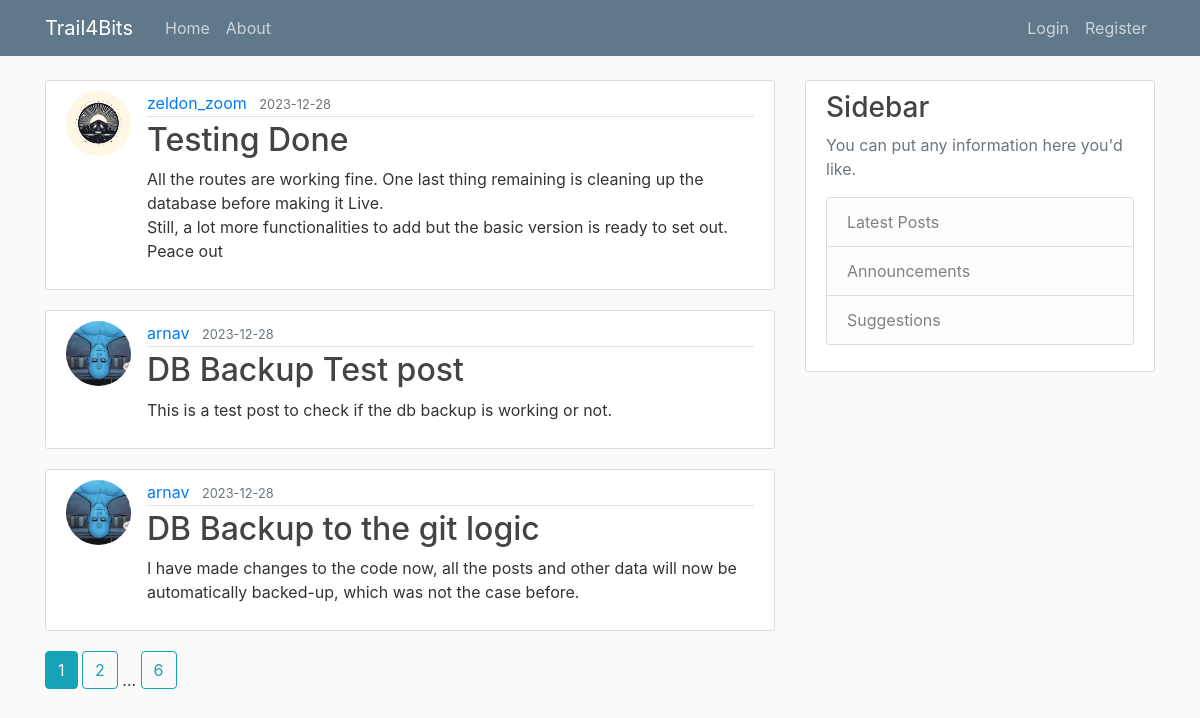
The page /home on the database its author committed.
### flaskblog/models.py (models this page shows, shortened)
class Post(db.Model):
    id=db.Column(db.Integer, primary_key=True)
    title= db.Column(db.String(120), nullable=False)
    content= db.Column(db.Text, nullable=False)
    date_posted= db.Column(db.DateTime, nullable=False, default=datetime.utcnow)
    user_id= db.Column(db.Integer, db.ForeignKey('user.id'), nullable=False)

class User(db.Model, UserMixin):
    id=db.Column(db.Integer, primary_key=True, )
    username= db.Column(db.String(20), unique=True, nullable=False )
    email=db.Column(db.String(120), nullable=False)
    image_file=db.Column(db.String(120), nullable=False, default='default.jpg')
    password=db.Column(db.String(60), nullable=False)
    posts=db.relationship('Post', backref='author', lazy=True)

### flaskblog/main/routes.py (the view)
@main.route("/")
@main.route("/home")
def home():
    page=request.args.get('page', 1, type=int)
    posts  = Post.query.order_by(Post.date_posted.desc()).paginate(per_page=3 , page=page)
    return render_template('home.html', posts=posts, title='Home')

### flaskblog/templates/home.html
{% extends "layout.html"%}
{% block content %}
    {% for post in posts%}
    <article class="media content-section">
        <img class="rounded-circle article-img" src="{{ url_for('static', filename='Profile_Pictures/' + post.author.image_file) }} ">
        <div class="media-body">
          <div class="article-metadata">
            <a class="mr-2" href="{{ url_for('users.user_posts', username=post.author.username) }}">{{ post.author.username}}</a>
            <small class="text-muted">{{ post.date_posted.strftime('%Y-%m-%d') }}</small>
          </div>
          <h2><a class="article-title" href="{{ url_for('posts.post', post_id=post.id) }}">{{ post.title }}</a></h2>
          <p class="article-content">{{ post.content }}</p>
        </div>
    </article>
    {% endfor %}
    {% for page_num in posts.iter_pages(left_edge=1, right_edge=1, left_current=1, right_current=1) %}
      {% if page_num %}
        {% if posts.page == page_num %}
          <a class="btn btn-info mb-4" href="{{ url_for('main.home', page=page_num) }}">{{ page_num }}</a>
        {% else %}
          <a class="btn btn-outline-info mb-4" href="{{ url_for('main.home', page=page_num) }}">{{ page_num }}</a>
        {% endif %}
      {% else %}
        ...
      {% endif %}
    {% endfor %}
{% endblock content%}

### flaskblog/static/main.css (style rules this page uses)
body { background: #fafafa; color: #333333; margin-top: 5rem; }
h1, h2, h3, h4, h5, h6 { color: #444444; }
.content-section { background: #ffffff; padding: 10px 20px; border: 1px solid #dddddd; border-radius: 3px; margin-bottom: 20px; }
.article-title { color: #444444; }
.article-content { white-space: pre-line; }
.article-img { height: 65px; width: 65px; margin-right: 16px; }
.article-metadata { padding-bottom: 1px; margin-bottom: 4px; border-bottom: 1px solid #e3e3e3 }

### rows shown on the page
Post: image_file (picture), author.username "zeldon_zoom", date_posted "2023-12-28", title "Testing Done", content "All the routes are working fine. One last thing remaining is cleaning up the database before making it Live. Still, a lot more functionalities to add but the basic version is ready to set out. Peace out"
Post: image_file (picture), author.username "arnav", date_posted "2023-12-28", title "DB Backup Test post", content "This is a test post to check if the db backup is working or not."
Post: image_file (picture), author.username "arnav", date_posted "2023-12-28", title "DB Backup to the git logic", content "I have made changes to the code now, all the posts and other data will now be automatically backed-up, which was not the case before."

### other values the page prints
{{ page_num }} "1"
{{ page_num }} "2" "6"
